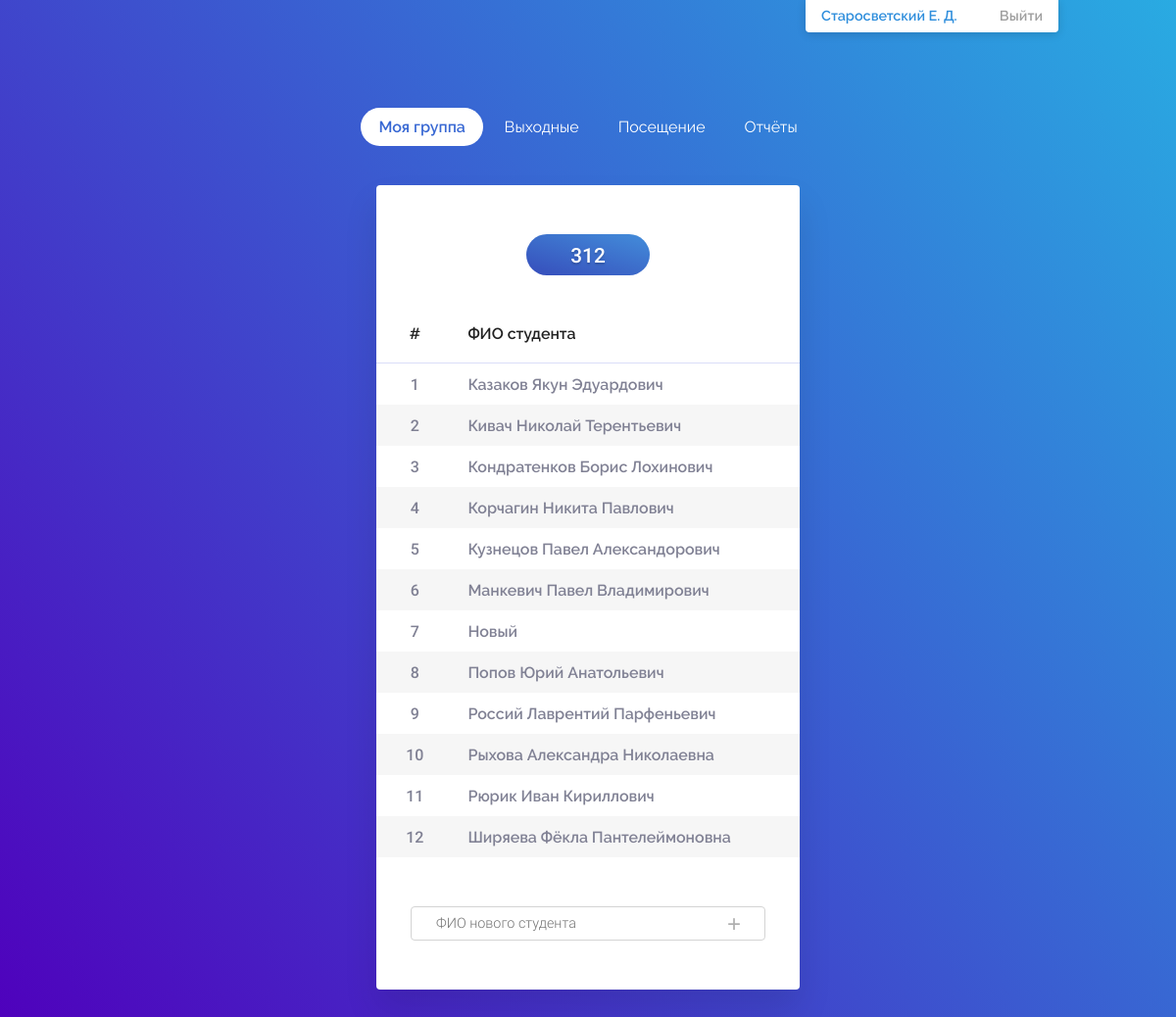
Screenshot of /dist/pages/group.php (signed in) with the database file from the repository.
### tables this page shows
CREATE TABLE IF NOT EXISTS `curators` (
  `curator_ID` int(3) unsigned NOT NULL,
  `c_name` varchar(15) NOT NULL,
  `c_surname` varchar(15) NOT NULL,
  `c_father` varchar(15) NOT NULL,
  `nickname` varchar(15) NOT NULL,
  `password` varchar(32) NOT NULL
);

CREATE TABLE IF NOT EXISTS `curator_group` (
  `curator_ID` int(3) unsigned NOT NULL,
  `group_ID` varchar(6) NOT NULL
);

CREATE TABLE IF NOT EXISTS `students` (
  `student_ID` int(9) NOT NULL,
  `s_name` varchar(44) NOT NULL,
  `s_group` varchar(6) NOT NULL
);

### dist/pages/group.php (the view, shortened to what this page needs)
<?php
	$page = "Моя группа";
	include("../header.php");
?>
<main class="main main_nopadding">
	<div class="group">
		<?php
			$curator_ID = $_SESSION["curator_ID"];
			$query = mysqli_query($con, "SELECT * FROM curator_group WHERE curator_ID = '$curator_ID'");
			if(mysqli_num_rows($query)==0){
				?>
				<label class="c-label" for="ng">Введите название группы</label>
				<div class="group_name">
					<input id="ng" class="new_group" placeholder="№ группы" maxlength="3" type="text" autofocus>
					<div style="display: none;" class="error"></div>
				</div>
				<?php
			}
			else {
				$group = mysqli_fetch_array($query);
				$group = $group["group_ID"];
				?>
				<div data-group="<?php echo $group; ?>" class="group_name"><?php echo $group; ?><span class="btn_edit_group"></span><div class="error"></div></div>
				<div class="group_table">
					<table class="table">
						<tr>
							<th class="table_num">#</th>
							<th class="table_name">ФИО студента</th>
						</tr>
						<?php
							$query = mysqli_query($con, "SELECT * FROM students WHERE s_group='$group' ORDER BY s_name ASC");
							$s = 0;
							while($row = mysqli_fetch_array($query)){
								$s=$s+1;
								echo "<tr><td>".$s."</td><td data-group='".$group."' data-student='".$row['student_ID']."'><span>".$row['s_name']."</span><a class='edit_stud'></a><a class='del_stud'></a></td></tr>";
							}
						?>
					</table>
					<form id="add_student" action="" method="POST">
						<input type="text" data-group="<?php echo $group; ?>" name="new_s_name" placeholder="ФИО нового студента" autocomplete="off" required>
						<input type="submit" value="+">
					</form>
				</div>
		<?php } ?>
	</div>
</main>
<?php include("../footer.php"); ?>

### dist/header.php (shortened to what this page needs)
<!DOCTYPE html>
<html lang="en">
<head>
	<link rel="stylesheet" href="<?php if($page != "Вход") echo "../"; ?>css/main.css">
	<link rel="stylesheet" href="<?php if($page != "Вход") echo "../"; ?>css/aos.css">
</head>
<body <?php if($page == "Вход") echo "class='login'"; ?>>
<?php
	include("db.php");
	if(isset($_SESSION["nickname"])){
?>
<div class="wrapper">
<header class="header">
	<nav class="header_menu">
		<ul class="menu">
			<li class="menu_elem"><a class="menu_link <?php if($page == 'Моя группа'){echo 'link__active';} ?>" href="group">Моя группа</a></li>
			<li class="menu_elem"><a class="menu_link <?php if($page == 'Выходные'){echo 'link__active';} ?>" href="weekends">Выходные</a></li>
			<li class="menu_elem"><a class="menu_link <?php if($page == 'Посещение'){echo 'link__active';} ?>" href="attend">Посещение</a></li>
			<li class="menu_elem"><a class="menu_link <?php if($page == 'Отчёты'){echo 'link__active';} ?>" href="reports">Отчёты</a></li>
		</ul>
	</nav>
	<div class="header_infobar">
		<?php
			$nickname = $_SESSION["nickname"];
			$query = mysqli_query($con, "SELECT * FROM curators WHERE nickname = '$nickname'");
			$query = mysqli_fetch_array($query);
			echo $query["c_surname"]." ".substr($query["c_name"], 0, 2).". ".substr($query["c_father"], 0, 2).".";
		?>
		<a id="logout" href="../logout">Выйти</a>
	</div>
</header>
<?php } ?>

### dist/footer.php (shortened to what this page needs)
</div>
</body>
</html>

### rows the page displays
curators: c_surname "Старосветский", c_name "Е", c_father "Д"
curator_group: group_ID "312"
students: s_name "Казаков Якун Эдуардович"
students: s_name "Кивач Николай Терентьевич"
students: s_name "Кондратенков Борис Лохинович"
students: s_name "Корчагин Никита Павлович"
students: s_name "Кузнецов Павел Александорович"
students: s_name "Манкевич Павел Владимирович"
students: s_name "Новый"
students: s_name "Попов Юрий Анатольевич"
students: s_name "Россий Лаврентий Парфеньевич"
students: s_name "Рыхова Александра Николаевна"
students: s_name "Рюрик Иван Кириллович"
students: s_name "Ширяева Фёкла Пантелеймоновна"
